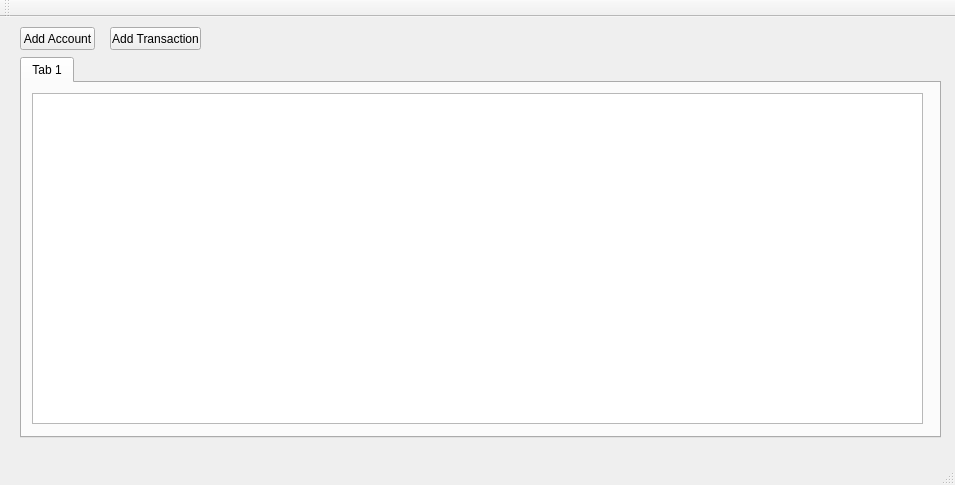
<?xml version="1.0" encoding="UTF-8"?>
<ui version="4.0">
 <class>AcctMgr</class>
 <widget class="QMainWindow" name="AcctMgr">
  <property name="geometry">
   <rect>
    <x>0</x>
    <y>0</y>
    <width>955</width>
    <height>485</height>
   </rect>
  </property>
  <property name="windowTitle">
   <string>AcctMgr</string>
  </property>
  <widget class="QWidget" name="centralWidget">
   <widget class="QPushButton" name="pushButton">
    <property name="geometry">
     <rect>
      <x>20</x>
      <y>10</y>
      <width>75</width>
      <height>23</height>
     </rect>
    </property>
    <property name="text">
     <string>Add Account</string>
    </property>
   </widget>
   <widget class="QPushButton" name="pushButton_2">
    <property name="geometry">
     <rect>
      <x>110</x>
      <y>10</y>
      <width>91</width>
      <height>23</height>
     </rect>
    </property>
    <property name="text">
     <string>Add Transaction</string>
    </property>
   </widget>
   <widget class="QTabWidget" name="tabWidget">
    <property name="geometry">
     <rect>
      <x>20</x>
      <y>40</y>
      <width>921</width>
      <height>381</height>
     </rect>
    </property>
    <property name="currentIndex">
     <number>0</number>
    </property>
    <widget class="QWidget" name="tab">
     <attribute name="title">
      <string>Tab 1</string>
     </attribute>
     <widget class="QTableView" name="tableView">
      <property name="geometry">
       <rect>
        <x>10</x>
        <y>10</y>
        <width>891</width>
        <height>331</height>
       </rect>
      </property>
     </widget>
    </widget>
   </widget>
  </widget>
  <widget class="QMenuBar" name="menuBar">
   <property name="geometry">
    <rect>
     <x>0</x>
     <y>0</y>
     <width>955</width>
     <height>21</height>
    </rect>
   </property>
  </widget>
  <widget class="QToolBar" name="mainToolBar">
   <attribute name="toolBarArea">
    <enum>TopToolBarArea</enum>
   </attribute>
   <attribute name="toolBarBreak">
    <bool>false</bool>
   </attribute>
  </widget>
  <widget class="QStatusBar" name="statusBar"/>
 </widget>
 <layoutdefault spacing="6" margin="11"/>
 <resources/>
 <connections/>
</ui>
